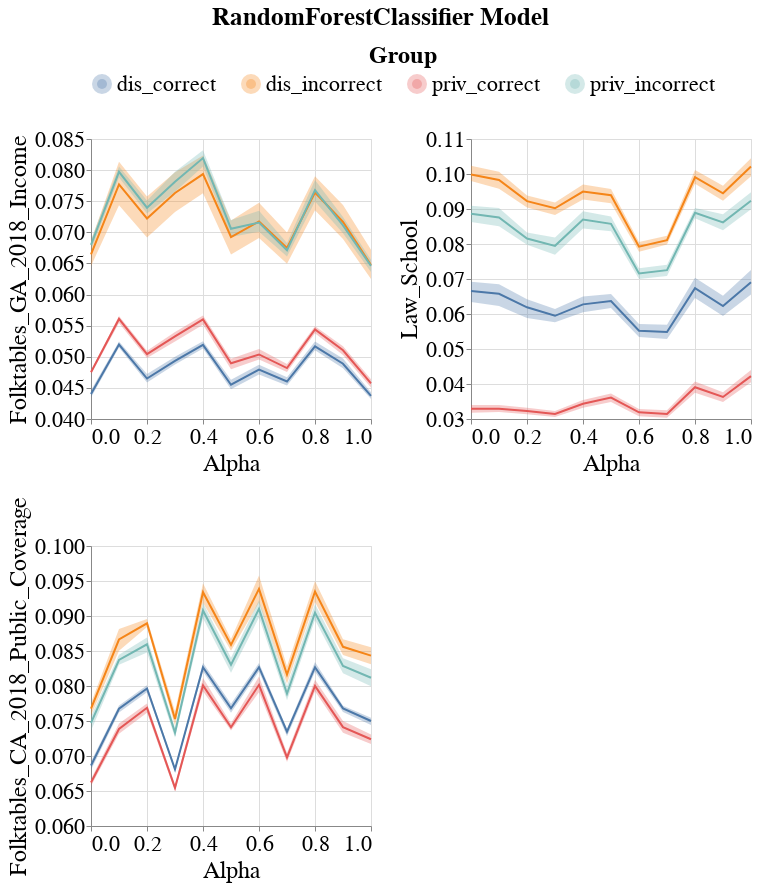

Source (notebook cell):
### Code cell
visualizer.create_correct_incorrect_groups_grid(model_name=MODEL_NAMES[0],
                                                metric_type='subgroup',
                                                metric_name='Std', 
                                                dataset_groups_dct={
                                                    'Folktables_GA_2018_Income': 'SEX&RAC1P',
                                                    'Law_School': 'race',
                                                    'Folktables_CA_2018_Public_Coverage': 'SEX&RAC1P',
                                                })

### Figure 1 — Vega-Lite specification as saved in the notebook (floating-point values rounded to 4 significant figures; data arrays with more than 128 entries replaced by an {"elided": "..."} marker saying what was removed)
{"config": {"view": {"continuousWidth": 400, "continuousHeight": 300}, "axis": {"labelFontSize": 22, "labelFontWeight": "normal", "titleFontSize": 24, "titleFontWeight": "normal"}, "legend": {"columns": 4, "direction": "horizontal", "labelFontSize": 22, "labelLimit": 300, "orient": "top", "symbolStrokeWidth": 10, "titleAnchor": "middle", "titleFontSize": 24, "titleLimit": 400}, "title": {"fontSize": 22}}, "vconcat": [{"hconcat": [{"layer": [{"mark": {"type": "errorband", "extent": "ci"}, "encoding": {"color": {"field": "Trimmed_Group", "legend": {"title": "Group"}, "type": "nominal"}, "x": {"field": "Intervention_Param", "title": "Alpha", "type": "quantitative"}, "y": {"field": "Metric_Value", "scale": {"zero": false}, "title": "Folktables_GA_2018_Income", "type": "quantitative"}}}, {"mark": "line", "encoding": {"color": {"field": "Trimmed_Group", "legend": {"title": "Group"}, "type": "nominal"}, "x": {"field": "Intervention_Param", "title": "Alpha", "type": "quantitative"}, "y": {"aggregate": "mean", "field": "Metric_Value", "scale": {"zero": false}, "title": "Folktables_GA_2018_Income", "type": "quantitative"}}}], "height": 280, "width": 280}, {"layer": [{"mark": {"type": "errorband", "extent": "ci"}, "encoding": {"color": {"field": "Trimmed_Group", "legend": {"title": "Group"}, "type": "nominal"}, "x": {"field": "Intervention_Param", "title": "Alpha", "type": "quantitative"}, "y": {"field": "Metric_Value", "scale": {"zero": false}, "title": "Law_School", "type": "quantitative"}}}, {"mark": "line", "encoding": {"color": {"field": "Trimmed_Group", "legend": {"title": "Group"}, "type": "nominal"}, "x": {"field": "Intervention_Param", "title": "Alpha", "type": "quantitative"}, "y": {"aggregate": "mean", "field": "Metric_Value", "scale": {"zero": false}, "title": "Law_School", "type": "quantitative"}}}], "data": {"name": "data-49bd505806d92252c4e1d20ea767c192"}, "height": 280, "width": 280}]}, {"hconcat": [{"layer": [{"mark": {"type": "errorband", "extent": "ci"}, "encoding": {"color": {"field": "Trimmed_Group", "legend": {"title": "Group"}, "type": "nominal"}, "x": {"field": "Intervention_Param", "title": "Alpha", "type": "quantitative"}, "y": {"field": "Metric_Value", "scale": {"zero": false}, "title": "Folktables_CA_2018_Public_Coverage", "type": "quantitative"}}}, {"mark": "line", "encoding": {"color": {"field": "Trimmed_Group", "legend": {"title": "Group"}, "type": "nominal"}, "x": {"field": "Intervention_Param", "title": "Alpha", "type": "quantitative"}, "y": {"aggregate": "mean", "field": "Metric_Value", "scale": {"zero": false}, "title": "Folktables_CA_2018_Public_Coverage", "type": "quantitative"}}}], "height": 280, "width": 280}], "data": {"name": "data-0d3e3397688d0ab60a8b51575b67ad1e"}}], "data": {"name": "data-559675f8325ea42ac71438c0d2c70b89"}, "title": {"text": "RandomForestClassifier Model", "anchor": "middle", "dy": -10, "fontSize": 25}, "$schema": "https://vega.github.io/schema/vega-lite/v4.17.0.json", "datasets": {"data-559675f8325ea42ac71438c0d2c70b89": {"elided": "264 records"}, "data-49bd505806d92252c4e1d20ea767c192": {"elided": "264 records"}, "data-0d3e3397688d0ab60a8b51575b67ad1e": {"elided": "264 records"}}}
